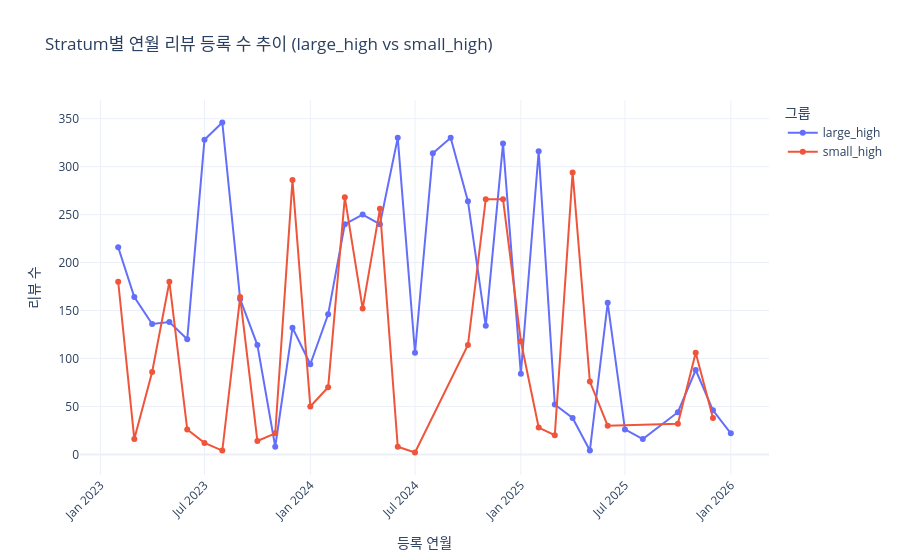

Notebook source saved alongside this figure:
### Code cell
# 5. Plotly 시각화
fig_trend = px.line(
    trend_counts, 
    x='year_month', 
    y='review_count', 
    color='stratum',
    markers=True,
    title='Stratum별 연월 리뷰 등록 수 추이 (large_high vs small_high)',
    labels={'year_month': '등록 연월', 'review_count': '리뷰 수', 'stratum': '그룹'},
    color_discrete_map={'large_high': '#636EFA', 'small_high': '#EF553B'} # 색상 지정
)

fig_trend.update_layout(
    xaxis_tickangle=-45, # X축 라벨 기울여서 가독성 확보
    template="plotly_white",
    hovermode="x unified"
)

fig_trend.show()

### Figure 1 — Plotly figure (JSON) as saved in the notebook; plotly's stock layout.template omitted (floating-point values rounded to 4 significant figures)
{"data": [{"hovertemplate": "그룹=large_high<br>등록 연월=%{x}<br>리뷰 수=%{y}<extra></extra>", "legendgroup": "large_high", "line": {"color": "#636EFA", "dash": "solid"}, "marker": {"symbol": "circle"}, "mode": "lines+markers", "name": "large_high", "orientation": "v", "showlegend": true, "type": "scatter", "x": ["2023-02", "2023-03", "2023-04", "2023-05", "2023-06", "2023-07", "2023-08", "2023-09", "2023-10", "2023-11", "2023-12", "2024-01", "2024-02", "2024-03", "2024-04", "2024-05", "2024-06", "2024-07", "2024-08", "2024-09", "2024-10", "2024-11", "2024-12", "2025-01", "2025-02", "2025-03", "2025-04", "2025-05", "2025-06", "2025-07", "2025-08", "2025-10", "2025-11", "2025-12", "2026-01"], "xaxis": "x", "y": [216, 164, 136, 138, 120, 328, 346, 162, 114, 8, 132, 94, 146, 240, 250, 240, 330, 106, 314, 330, 264, 134, 324, 84, 316, 52, 38, 4, 158, 26, 16, 44, 88, 46, 22], "yaxis": "y"}, {"hovertemplate": "그룹=small_high<br>등록 연월=%{x}<br>리뷰 수=%{y}<extra></extra>", "legendgroup": "small_high", "line": {"color": "#EF553B", "dash": "solid"}, "marker": {"symbol": "circle"}, "mode": "lines+markers", "name": "small_high", "orientation": "v", "showlegend": true, "type": "scatter", "x": ["2023-02", "2023-03", "2023-04", "2023-05", "2023-06", "2023-07", "2023-08", "2023-09", "2023-10", "2023-11", "2023-12", "2024-01", "2024-02", "2024-03", "2024-04", "2024-05", "2024-06", "2024-07", "2024-10", "2024-11", "2024-12", "2025-01", "2025-02", "2025-03", "2025-04", "2025-05", "2025-06", "2025-10", "2025-11", "2025-12"], "xaxis": "x", "y": [180, 16, 86, 180, 26, 12, 4, 164, 14, 22, 286, 50, 70, 268, 152, 256, 8, 2, 114, 266, 266, 118, 28, 20, 294, 76, 30, 32, 106, 38], "yaxis": "y"}], "layout": {"hovermode": "x unified", "legend": {"title": {"text": "그룹"}, "tracegroupgap": 0}, "title": {"text": "Stratum별 연월 리뷰 등록 수 추이 (large_high vs small_high)"}, "xaxis": {"anchor": "y", "domain": [0, 1], "tickangle": -45, "title": {"text": "등록 연월"}}, "yaxis": {"anchor": "x", "domain": [0, 1], "title": {"text": "리뷰 수"}}}}
